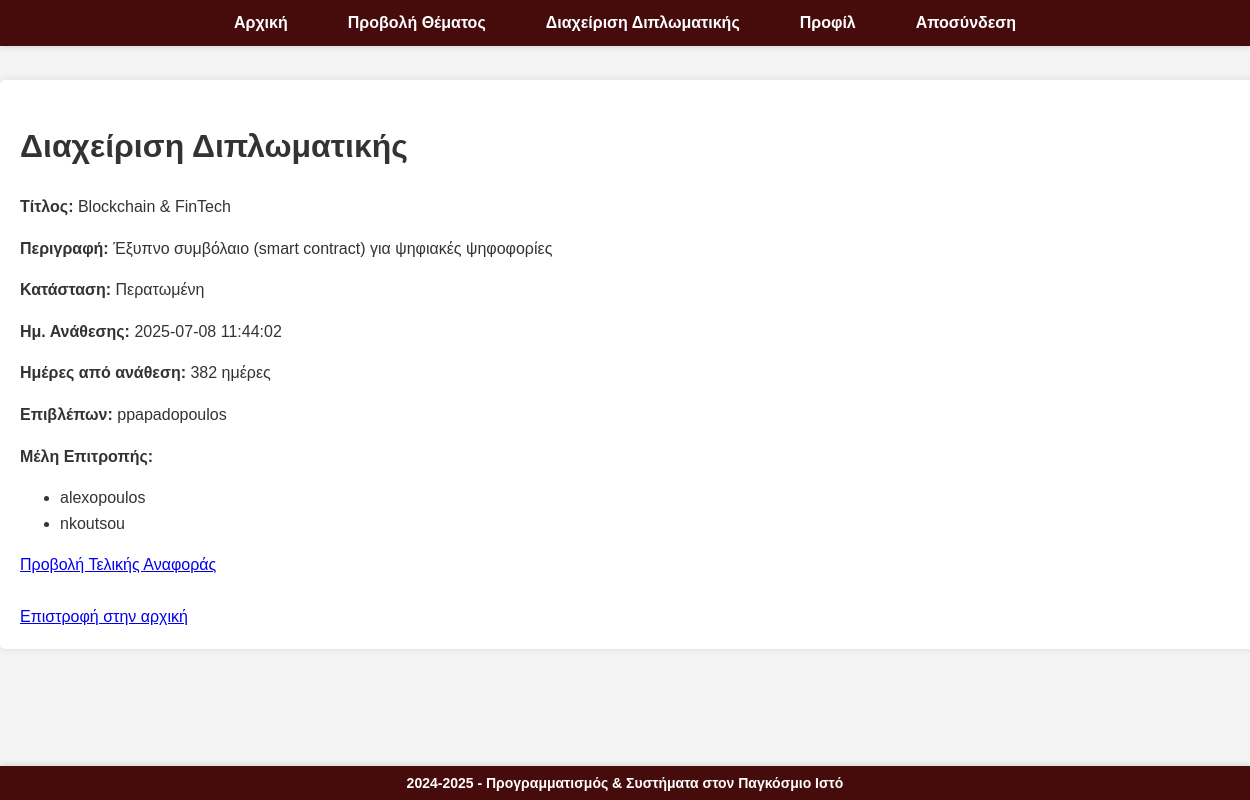
/manage_thesis.php (signed in), run on the app's committed database.
### tables this page shows
CREATE TABLE `thesis` (
  `thesis_id` int(11) NOT NULL AUTO_INCREMENT,
  `title` varchar(255) NOT NULL,
  `description` text NOT NULL,
  `status` enum('Διαθέσιμη','Υπό Ανάθεση','Ενεργή','Aκυρωμένη','Περατωμένη','Υπό Εξέταση') NOT NULL DEFAULT 'Διαθέσιμη',
  `student_id` int(11) DEFAULT NULL,
  `assigned_at` timestamp NULL DEFAULT NULL,
  `prof_id` int(11) DEFAULT NULL,
  `created_at` timestamp NOT NULL DEFAULT current_timestamp() ON UPDATE current_timestamp(),
  `updated_at` timestamp NOT NULL DEFAULT current_timestamp() ON UPDATE current_timestamp(),
  `pdf_file` varchar(255) DEFAULT NULL,
  `degree` int(11) DEFAULT NULL,
  `date` date DEFAULT NULL,
  `notes` text DEFAULT NULL,
  `created_by` int(11) NOT NULL,
  `cancellation_reason` text DEFAULT NULL,
  `assignment_cancelled` tinyint(1) DEFAULT 0,
  `cancelled_at` timestamp NULL DEFAULT NULL,
  `started_at` timestamp NULL DEFAULT NULL,
  `completed_at` timestamp NULL DEFAULT NULL,
  `final_grade` decimal(3,1) DEFAULT NULL,
  `final_report_file` varchar(255) DEFAULT NULL,
  `examination_minutes_file` varchar(255) DEFAULT NULL,
  `draft_file` varchar(255) DEFAULT NULL,
  `external_links` text DEFAULT NULL,
  `examination_date` date DEFAULT NULL,
  `examination_time` time DEFAULT NULL,
  `examination_mode` enum('Δια ζώσης','Διαδικτυακά') DEFAULT NULL,
  `room_or_link` varchar(255) DEFAULT NULL,
  `repository_link` varchar(255) DEFAULT NULL,
  `html_minutes_file` text DEFAULT NULL,
  PRIMARY KEY (`thesis_id`),
  KEY `fk_thesis_professor` (`prof_id`),
  KEY `fk_thesis_student` (`student_id`),
  KEY `fk_thesis_created_by` (`created_by`),
  CONSTRAINT `fk_thesis_created_by` FOREIGN KEY (`created_by`) REFERENCES `users` (`user_id`) ON DELETE CASCADE ON UPDATE CASCADE,
  CONSTRAINT `fk_thesis_professor` FOREIGN KEY (`prof_id`) REFERENCES `professors` (`prof_id`) ON DELETE CASCADE,
  CONSTRAINT `fk_thesis_student` FOREIGN KEY (`student_id`) REFERENCES `students` (`student_id`)
);

CREATE TABLE `users` (
  `user_id` int(11) NOT NULL AUTO_INCREMENT,
  `role` enum('professor','student','secretary') NOT NULL,
  `password` varchar(255) NOT NULL,
  `username` varchar(255) NOT NULL,
  PRIMARY KEY (`user_id`)
);

### connection.php (called while the page is built, shortened)
<?php
$db_url = getenv("DATABASE_URL");
if ($db_url) {
    $dbparts = parse_url($db_url);
    $hostname = $dbparts['host'];
    $username = $dbparts['user'];
    $password = $dbparts['pass'];
    $database = ltrim($dbparts['path'], '/');
    $port = $dbparts['port'];
} else {
    $username = "root";
}
?>

### manage_thesis.php (the view, shortened to what this page needs)
<?php
include 'connection.php';
$user_id = $_SESSION['user_id'];
function getUsernameByProfId($conn, $prof_id) {
    $stmt = $conn->prepare("SELECT u.username FROM users u JOIN professors p ON u.user_id = p.user_id WHERE p.prof_id = ? LIMIT 1");
    $stmt->bind_param("i", $prof_id);
    $stmt->execute();
    $stmt->bind_result($username);
    return $username;
}
$stmt = $conn->prepare("SELECT s.student_id FROM students s WHERE s.user_id = ?");
$stmt->bind_param("i", $user_id);
$stmt->execute();
$stmt->bind_result($student_id);
$stmt = $conn->prepare("SELECT thesis_id, title, description, pdf_file, status, assigned_at, prof_id FROM thesis WHERE student_id = ?");
$stmt->bind_param("i", $student_id);
$stmt->execute();
$stmt->store_result();
$stmt->bind_result($thesis_id, $title, $description, $pdf_file, $status, $assigned_at, $prof_id);
$days_passed = '';
if ($assigned_at) {
    $assigned_date = new DateTime($assigned_at);
    $now = new DateTime();
    $interval = $assigned_date->diff($now);
    $days_passed = $interval->days . ' ημέρες';
}
$supervisor = getUsernameByProfId($conn, $prof_id);
$committee_members = [];
$stmt = $conn->prepare("
    SELECT u.username
    FROM committee c
    JOIN professors p ON c.prof_id = p.prof_id
    JOIN users u ON p.user_id = u.user_id
    WHERE c.thesis_id = ? AND c.prof_role = 'Μέλος' AND c.prof_id != ?
");
$stmt->bind_param("ii", $thesis_id, $prof_id);
$stmt->execute();
$result = $stmt->get_result();
while ($row = $result->fetch_assoc()) {
    $committee_members[] = $row['username'];
}
?>
<!DOCTYPE html>
<html lang="el">
<head>
<link rel="stylesheet" href="/style.css">
</head>
<body>
    <div class="container">
    <h1>Διαχείριση Διπλωματικής</h1>
    <p><strong>Τίτλος:</strong> <?= htmlspecialchars($title) ?></p>
    <p><strong>Περιγραφή:</strong> <?= nl2br(htmlspecialchars($description)) ?></p>
    <p><strong>Κατάσταση:</strong> <?= htmlspecialchars($status) ?></p>
    <p><strong>Ημ. Ανάθεσης:</strong> <?= $assigned_at ? htmlspecialchars($assigned_at) : 'Δεν έχει οριστικοποιηθεί' ?></p>
    <p><strong>Ημέρες από ανάθεση:</strong> <?= $assigned_at ? $days_passed : '—' ?></p>
    <p><strong>Επιβλέπων:</strong> <?= htmlspecialchars($supervisor) ?></p>
    <p><strong>Μέλη Επιτροπής:</strong></p>
    <?php if (empty($committee_members)): ?>
        <p>Δεν έχουν οριστεί ακόμη.</p>
    <?php else: ?>
        <ul>
            <?php foreach ($committee_members as $member): ?>
                <li><?= htmlspecialchars($member) ?></li>
            <?php endforeach; ?>
        </ul>
    <?php endif; ?>
    <?php
$status_clean = trim($status);
?>
<?php if ($status_clean === 'Υπό Ανάθεση' && count($committee_members) < 2): ?>
    <a href="select_commitee.php?thesis_id=<?= $thesis_id ?>">Επιλογή Τριμελούς Επιτροπής</a>
<?php elseif ($status_clean === 'Υπό Εξέταση'): ?>
    <a href="submit_draft.php?thesis_id=<?= $thesis_id ?>">Ανάρτηση Πρόχειρου Κειμένου</a>
<?php elseif ($status_clean === 'Περατωμένη'): ?>
    <a href="view_final_thesis.php?thesis_id=<?= $thesis_id ?>">Προβολή Τελικής Αναφοράς</a>
<?php endif; ?>
    <br><br>
    <a href="student.php">Επιστροφή στην αρχική</a>
</div>
</body>
</html>

### style.css (style rules this page uses)
body { font-family: Arial, sans-serif; line-height: 1.6; margin: 0; padding: 0; background-color: #f4f4f4; color: #333; }
.container { width: 100%; max-width: 1400px; margin: 20px auto; padding: 20px; background: #fff; border-radius: 5px; box-shadow: 0 0 10px rgba(0, 0, 0, 0.1); overflow: auto; }
.main-menu { position: fixed; top: 0; left: 0; width: 100%; background-color: #460b0b; padding: 10px 0; box-shadow: 0 2px 5px rgba(0, 0, 0, 0.1); z-index: 1000; }
body { padding-top: 60px; padding-bottom: 60px; }
.main-menu ul { list-style: none; margin: 0; padding: 0; display: flex; justify-content: center; flex-wrap: wrap; }
.main-menu li { margin: 0 15px; }
.main-menu a { color: white; text-decoration: none; font-weight: bold; padding: 8px 15px; border-radius: 4px; transition: background-color 0.3s; }
.site-footer { background-color: #460b0b; color: white; text-align: center; padding: 6px 0; margin-top: 20px; position: fixed; bottom: 0; width: 100%; box-shadow: 0 -2px 5px rgba(0, 0, 0, 0.1); }
.site-footer p { margin: 0; font-size: 14px; }
body { padding-bottom: 60px; }

### data on the page
thesis: title "Blockchain & FinTech", description "Έξυπνο συμβόλαιο (smart contract) για ψηφιακές ψηφοφορίες", status "Περατωμένη", assigned_at "2025-07-08 11:44:02", assigned_at "382 ημέρες", prof.username "ppapadopoulos"

### other printed values
$member "alexopoulos"
$member "nkoutsou"
